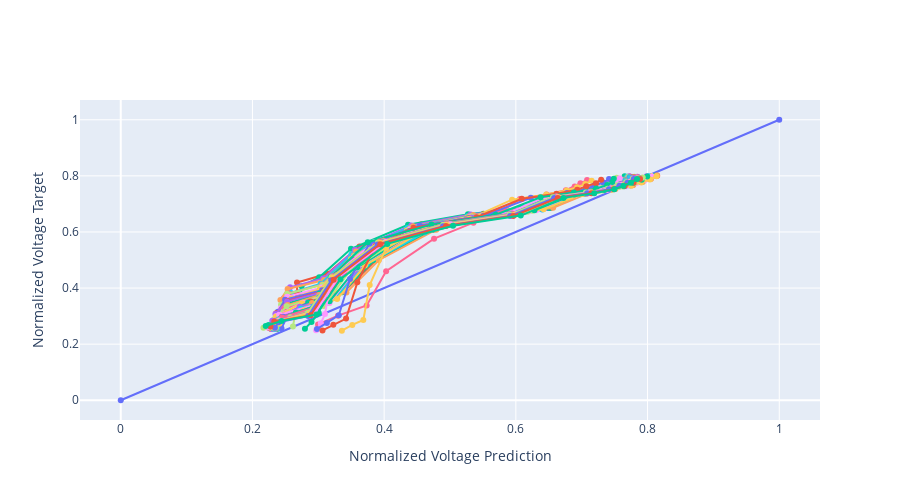

Source (notebook cell):
### Markdown cell above
## Parity Plot of Test Error

### Code cell
skip = 20

fig = go.Figure()
fig.add_trace(go.Scatter(x=[0, 1], y=[0, 1], showlegend=False, mode="markers+lines"))
for i in range(0, len(datasets["X_test"]), batch_size * skip):
    df_pred = pd.DataFrame(model.predict(datasets["X_test"][i : i + batch_size], verbose=0)[:, :, 0])
    df_train = pd.DataFrame(datasets["y_test"][i : i + batch_size][:, :, 0])
    fig.add_trace(
        go.Scatter(
            x=df_pred[0].values,
            y=df_train[0].values,
            showlegend=False,
            mode="markers+lines",
        )
    )

fig.update_yaxes(title="Normalized Voltage Target")
fig.update_xaxes(title="Normalized Voltage Prediction")
fig.update_layout(height=500)
